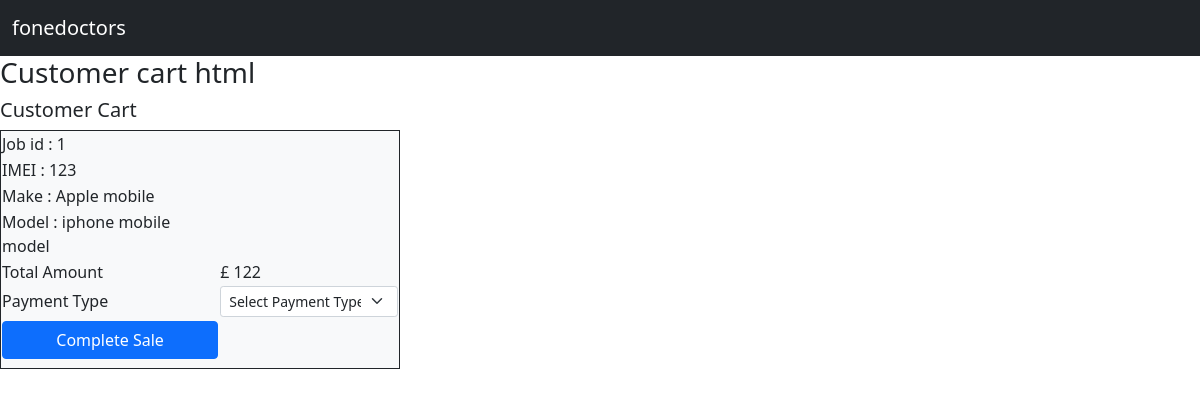
/customer_cart/1, run on the app's committed database.
### Retail/models.py (models this page shows, shortened)
class Customer_cart(models.Model):
    c_cart = models.ForeignKey(Jobs, on_delete = models.CASCADE, null=True, blank=True)
    deliver_cost = models.CharField(max_length=250, null = True, blank=True)
    payment_type = models.ForeignKey(Payment_type,  on_delete=models.CASCADE, null = True, blank=True)
    reciept = models.ForeignKey(Reciepts,  on_delete=models.CASCADE, null = True, blank=True)
    sale_person = models.ForeignKey(User, on_delete = models.CASCADE, null=True, blank=True)
    date = models.DateTimeField(null=True, blank=True)

### Jobs/models.py (models this page shows, shortened)
class Jobs(models.Model):
    customer = models.ForeignKey(Customer,on_delete = models.CASCADE, related_name = 'job_customer')
    device =  models.ForeignKey(Devices,on_delete = models.CASCADE, related_name = 'job_device', null = True, blank=True)
    make = models.ForeignKey(Make,on_delete = models.CASCADE, related_name = 'job_make', null=True, blank=True)
    model = models.ForeignKey(Model,on_delete = models.CASCADE, related_name = 'job_model', null=True, blank=True)
    fault =  models.ForeignKey(Fault,on_delete = models.CASCADE, related_name = 'job_faults', null=True, blank=True)
    description = models.TextField(null=True, blank=True)
    imei = models.CharField(max_length=250, null=True, blank=True)
    accessories = models.ForeignKey(Accessories,on_delete = models.CASCADE, related_name = 'job_acessories', null=True, blank=True)
    sale_item = models.ForeignKey(Sale_item,on_delete = models.CASCADE, related_name = 'sale_acessories', null=True, blank=True)
    passcode = models.CharField(max_length=250, null=True, blank=True)
    network = models.ForeignKey(Network,on_delete = models.CASCADE, related_name = 'job_network', null=True, blank=True)
    cost = models.IntegerField(null=True, blank=True)
    job_status = models.ForeignKey(Job_status,on_delete = models.CASCADE, related_name = 'job_job_status', null=True, blank=True)
    collection_time = models.DateTimeField(null=True, blank=True)
    payment_status = models.CharField(choices= PAYMENT_STATUS, max_length=250, null=True, blank=True)
    created_date = models.DateTimeField(null=True, blank=True)
    created_by = models.ForeignKey(User, on_delete = models.CASCADE, null=True, blank=True)

class Make(models.Model):
    device = models.ForeignKey(Devices,on_delete=models.CASCADE, related_name='make_device')
    make = models.CharField(max_length=250)
    def __str__(self):
        return self.make

class Model(models.Model):
    make = models.ForeignKey(Make,on_delete=models.CASCADE)
    model = models.CharField(max_length=250)
    def __str__(self):
        return self.model

### Retail/views.py (the view, shortened to what this page needs)
# urls.py: path('customer_cart/<str:id>', views.customer_cart, name='customer_cart'),
def customer_cart(request,id):
    cart = Customer_cart.objects.filter(id=id)
    payment_type = Payment_type.objects.all()
    context = {'cart_context':cart,"payment_type_context": payment_type}
    return render(request,'customer_cart.html',context)

### templates/customer_cart.html (shortened to what this page needs)
{% extends 'base.html' %}
{% block content %}
<h3>Customer cart html</h3>
<table class="col border border-dark bg-light col-md-4">
    <h5>Customer Cart</h5>
    {% for cart_context in cart_context %}
    <tr>
        <td>Job id : {{cart_context.c_cart.id}} <br></td>
     </tr>
     <tr>
        <td>IMEI : {{cart_context.c_cart.imei}} <br></td>
     </tr>
     <tr>
        <td>Make  : {{cart_context.c_cart.make}} <br></td>
     </tr>
     <tr>
        <td>Model : {{cart_context.c_cart.model}} <br></td>
     </tr>
       <tr>
           <td>Total Amount</td>
          <td>  £ {{cart_context.c_cart.cost}} </td>
       </tr>
       <form method="POST" action="#">
       <tr>
             <td>Payment Type</td>
             <td><select required class="form-select form-select-sm" name="payment_type_name"  aria-label=".form-select-sm example">
                 <option selected>Select Payment Type</option>
             </select></td>
     </tr>
     <tr>
         <td></td>
     </tr>
     <tr>
         <td> <button type="submit" class="btn btn-primary  col-md-12 mb-2" >Complete Sale</button></td>
     </tr>
    </form>
    {% endfor %}
   </table>
{% endblock %}

### data on the page
Customer_cart: c_cart.id "1", c_cart.imei "123", c_cart.make "Apple mobile", c_cart.model "iphone mobile model", c_cart.cost "122"
